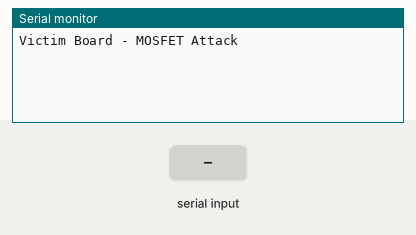
This sketch was run on a simulated Arduino Due. Shown: the last lines printed to the serial monitor. Inputs (shaded band) come from the test bench.

Above: at 6.2 s.
6.3 s: "1" received over the second serial link
At 7.3 s:
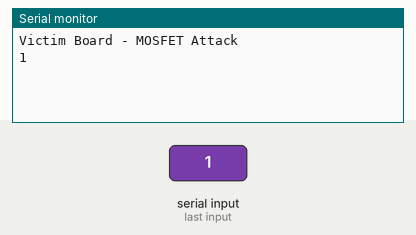
7.8 s: "0" received over the second serial link
At 8.4 s:
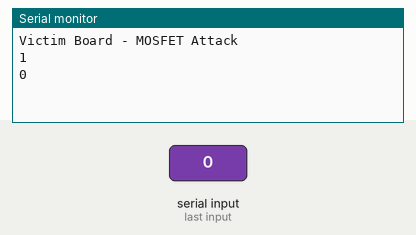
9.3 s: "2" received over the second serial link
At 10.8 s:
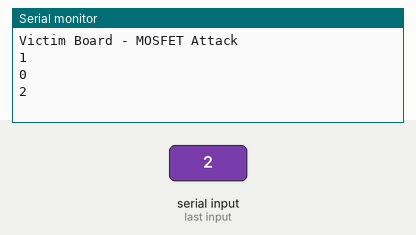

The sketch:

victim_board_src.ino
```cpp
//Reference Board

void setup() {
  SerialUSB.begin(9600); // Monitor Serial
  Serial1.begin(9600); // (TX-18 RX-19)
  delay(5000); // Startup Serial Monitor
  SerialUSB.println("Victim Board - MOSFET Attack");
}

void loop() {
   if (Serial1.available() > 0) {
    char input = Serial1.read();
    Serial1.write(input); // Mirror data to the Serial1 TX pin which is directly connected to the LED
    SerialUSB.println(input); // Mirror back to monitor
   }
}
```

Measured:
- after the input at 6.3 s, the serial monitor: prints a new line at once (image 1)
- after the input at 7.8 s, the serial monitor: prints a new line at once (image 2)
- after the input at 9.3 s, the serial monitor: prints a new line at once (image 3)
